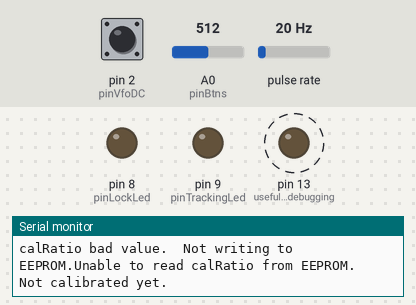
Simulated run of this sketch. Board: Arduino Uno, built with avr-gcc and run on an emulated ATmega328P. On the bench: output pins drawn as LEDs (lit = HIGH), the last lines printed to the serial monitor. Wiring (inferred from the names in the program): pulse sensor: data pin 5. Dashed ring = blinking. The test bench sets the inputs (shaded band); at power-on: pin 2 (pinVfoDC) HIGH, A0 (pinBtns) = 512, pulse rate 20 Hz. Pins used as bus, display or sensor lines are not drawn.

Above: at 9.19 s.
9.2 s: pin 2 (pinVfoDC) pulled LOW for 0.15 s
At 9.39 s:
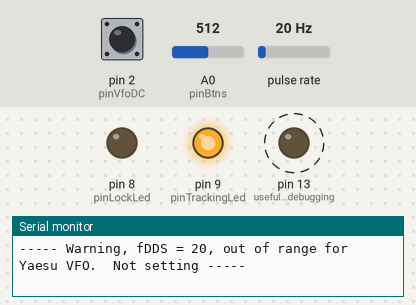
12.2 s: A0 (pinBtns) set to 181
15.2 s: A0 (pinBtns) set to 158
At 15.38 s:
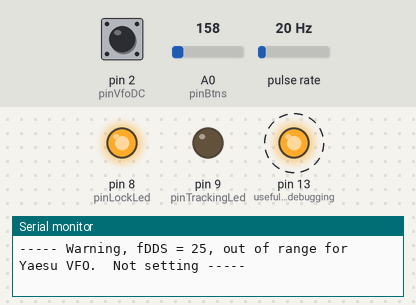
18.2 s: pin 2 (pinVfoDC) pulled LOW for 1 s
At 18.53 s:
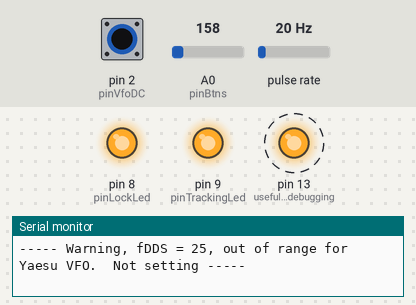
21.2 s: pin 2 (pinVfoDC) pulled LOW for 3.2 s
At 21.48 s:
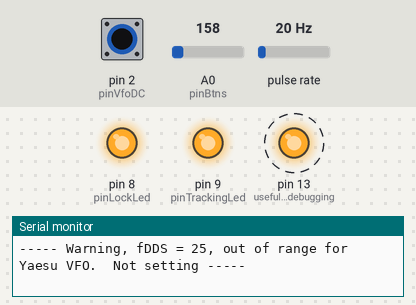
Timing chart, 0 to 26.9 s (numbered marks = the images above; inputs shaded):
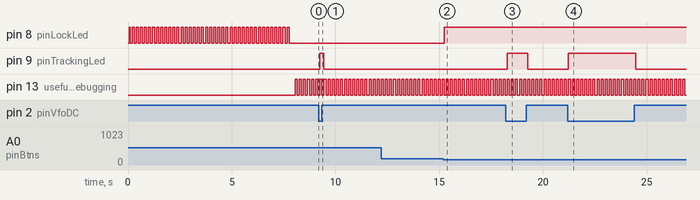

Measured:
- the behaviour switches between 171 and 170 on A0 (pinBtns) (found by bisection; images 1 and 2)
- after the input at 9.2 s, pin 9 (pinTrackingLed): LOW → HIGH at once, → LOW 0.20 s later
- after the input at 15.2 s, pin 8 (pinLockLed): LOW → HIGH at once
- after the input at 18.2 s, pin 9 (pinTrackingLed): LOW → HIGH after 0.09 s, → LOW 0.98 s later
- after the input at 21.2 s, pin 9 (pinTrackingLed): LOW → HIGH at once, → LOW 3.2 s later
- by itself, pin 13 (useful_during_debugging): alternates HIGH for 0.10 s and LOW for 0.10 s

The sketch:

Tracking-VFO-VK3JST.ino
```cpp
/* Jim Sosnin (VK3JST)

   V1.1 20220709: Invert logic of sensing the radio's VFO enable (DC supply), now via an inverting buffer,
   (NPN transistor, with collector to pinVfoDC (D2) pin, which now has internal pullup enabled).

   V1.0 20211214: Original
   For external DDS-based VFO for Yaesu FT-101 or similar vintage radio.
   Some timer/interrupt ideas based on example code by Nick Gammon, except interrupts stay on now.
   (Gammon example had enable/disable interrupts for each gate period.  Gate period also different.)
*/

/* Counting and Gating scheme (VK3JST), using Arduino Timer 1 (counts f-in) and Timer 2 (gating):

   T1 (16-bit) set to external input, for f-in.  Intrupt on overflow, to count oFlows. (oFlow every ~13mS at 5MHz in)
   T2 (8-bit) set to count CPU clock (16MHz) via prescaler (1024), so ticks at 15625 Hz.
   T2 also set to intrupt on oFlow, to count oFlows, which happen every (256 / 15625) = 16.384 mS.
   Consider T2 oFlows as 'Gate Segments'.  Several are needed for typical gate duration of freq counter.
   For a freq resolution of, say, 10 Hz, we want a gate duration of around 100 mS, so we need to count 6 x T2 oFlows.
   This sets a gate time of 6 x 16.384 = 98.304 mS, which is close enough to 100 mS for our desired freq resolution.
   But to derive the actual freq in Hz, for the DDS setting, we use the more exact value of (1000 / 98.304) gates/sec:

   f(Hz) = gatedCount x (1000 / 98.304)

   A further. slight adjustment needs to be applied to the (1000 / 98.304) value before it can be used.
   The freqs of the xtals clocking the DDS chip and the arduino processor won't be exactly at their specified freqs,
   so the above value is adjusted by a calibration ratio.

   Self-calibration code down at the end. Embedded comments summarise how it works.
   Serial.prints instruct user if required, but the calibration can be done standalone (without computer connected).
*/

#include <EEPROM.h>

#define pinVfoDC 2  // sense when Yaesu VFO is enabled (+5V -> 0V, via o'collector inverter from Yaesu 0V -> +6V)
#define pinSigIn 5  // Sig (from Yaesu VFO) whose freq to be tracked.  Connect ONLY via D5 (Timer1 external clock input)

#define pinDdsReset 3     //dds control and data pins
#define pinDdsData 4
#define pinDdsLoad 6
#define pinDdsClock 7

#define pinLockLed 8      //Status LEDs
#define pinTrackingLed 9

#define pinBtns A0        //one analog pin to sense several buttons via resistive divider

const int EE_ADDRESS = 0;      //EEPROM address to start reading/writing from

const long F_MIN = 4950000L;  //set limits, with 50kHz margins, to track FT-101 internal VFO (nominally 5.0 - 5.5MHz)
const long F_MAX = 5550000L;
const long F_MID = (F_MAX + F_MIN) / 2;

const double GATE_SEG_DUR = 0.016384; //see intro comments
const int SEGS_PER_GATE = 6;          //for gate duration of approx 100 mS, see intro comments
const double GATE_DUR = GATE_SEG_DUR * SEGS_PER_GATE;

volatile int vGateSegCountdown = SEGS_PER_GATE;
volatile byte vCtr1OvrFlows = 0;
volatile byte vCtr1OvrFlowsCopy = 0;
volatile uint16_t vCtr1Copy = 0;          //Final ticks in current gate period, counted after last o'flow

double scaleFactor = 1.0 / GATE_DUR;  //to derive f(Hz) from gated count (but recalculated before use, with calibRatio from EEPROM)
uint32_t fDDS = F_MID;                //fDDS, used to set the dds freq, is updated either via gated count or via user up/down btns

//In place of these 2 bools, we could just read the corresponding status LED pin bits, but these vars make code more readable
bool trackMode = false;    //Hi: tracking the VFO. Lo: 'hold' mode. Not the same as lockMode, ref comments in CheckCtrlPins()
bool lockMode = false;     //Hi: fDDS locked on previously stored fVFO, regardless of whether Int or Ext selected VFO on FT-101

const int NO_BUTS_THRESH = 853;   //these consts (halfway between the R-divider values) to determine which analog btn pressed
const int BTN_UP_THRESH = 511;
const int BTN_LOCK_THRESH = 171;
const int VFO_DC_THRESH = 511;

void CheckCtrlPins() {
  static bool oldLockBtnPressed = false;    //for toggle-check (needed only for lock btn, as we want repeat action on the others)

  trackMode = !digitalRead(pinVfoDC);       //Note for V1.1: inverted now, sensing via an inverting buffer
  digitalWrite(pinTrackingLed, trackMode);   //Indicator LED: Hi: tracking (FT-101 has 'VFO' btn pressed, user is tuning manually...
  //...Lo: hold mode (FT-101 has 'Ext' btn pressed, to use the DDS VFO, which will now be F-held/locked, apart from up/dpwn nudge btns)

  int valA = analogRead(pinBtns);

  if (valA > NO_BUTS_THRESH)
    oldLockBtnPressed = false;        //Reset for next time thru


  else if (valA < BTN_LOCK_THRESH) {     //means user is pressing the Lock btn to toggle the Lock mode...
    if (!oldLockBtnPressed) {           //....but toggle only if btn has been released since previous press
      lockMode = !lockMode;             //when lockMode true, the DDS retains previous freq, even during trackMode
      digitalWrite(pinLockLed, lockMode);
      oldLockBtnPressed = true;         //set for next time thru
    }
  }

  else if (!trackMode) {
    if (valA < BTN_UP_THRESH)
      fDDS += 5L;                 //Nudge down (note, tuning direction inverted, due to Yaesu LO mixer architecture)
    else
      fDDS -= 5L;                 //Nudge up

    ddsSetFreq(fDDS);
  }
}

void setupPins() {
  pinMode(pinVfoDC, INPUT_PULLUP); //Note for V1.1: internal pullup enabled now (collector load for inverting buffer).
  pinMode(pinSigIn, INPUT);        //driven by active source, so internal pullup not enabled
  pinMode(pinLockLed, OUTPUT);
  pinMode(pinTrackingLed, OUTPUT);

  pinMode(pinDdsLoad, OUTPUT);
  pinMode(pinDdsClock, OUTPUT);
  pinMode(pinDdsData, OUTPUT);
  pinMode(pinDdsReset, OUTPUT);

  pinMode(pinBtns, INPUT);
  pinMode(LED_BUILTIN, OUTPUT);     // useful during debugging

  digitalWrite(pinTrackingLed, trackMode);
  digitalWrite(pinLockLed, lockMode);
}

/* Timer and intrupt control/status registers, also some individual bits:

   (Ref ATmega328P datasheet pages 74-134 for more details, and bit settings used here)

   TCCR1A, B, & TCCR2A, B: Timer counter control (each AB pair make a 16-bit reg.  Code can access them as such)
   TIMSK1, TIMSK2: Timer intrupt mask reg.  To set for intrupt on o'flow, set TOIE1, TOIE2
   TCNT1, 2: The timer counters.
*/

void setupTimers() {
  TCCR1A = 0;       // Reset Timers T1 and T2
  TCCR1B = 0;
  TCCR2A = 0;
  TCCR2B = 0;

  TCNT1 = 0;      // Clear both T1 and T2 counters
  TCNT2 = 0;

  TCCR1B =  (1 << CS10) | (1 << CS11) | (1 << CS12);  // T1 extern source (pin D5), clock on rising edge.
  TCCR2B =  (1 << CS22) | (1 << CS21) | (1 << CS20) ; // T2 intern src (CPU clock), via 1024 prescaler

  TIMSK1 = 1 << TOIE1;                                // Enable intrupts on T1 amd T2 counters' o'Flows
  TIMSK2 = 1 << TOIE2;
}

ISR (TIMER1_OVF_vect)
{
  ++vCtr1OvrFlows;               // Keep track of Counter1 overflows
}

ISR (TIMER2_OVF_vect)
{
  if (--vGateSegCountdown == 0) {       // Reached gate timeout yet?
    vCtr1Copy = TCNT1;                  // Snapshot of new counts since last T1 ctr o'flow.
    TCNT1 = 0;                          // Reset T1 ctr for next time
    vCtr1OvrFlowsCopy = vCtr1OvrFlows;  // Snapshot this also
    vCtr1OvrFlows = 0;
  }
}

uint32_t getGatedCount() {
  do {
  } while (vGateSegCountdown > 0);

  vGateSegCountdown = SEGS_PER_GATE;   // sets gate duration each time

  uint32_t gCount = vCtr1OvrFlowsCopy;          //now in 32 bits, allowing left shift...
  gCount = (gCount << 16) + vCtr1Copy;          //Final value

  return(gCount);
}

void setup() {
  setupPins();
  Serial.begin(9600);   //Serial monitor used mainly during code devel only, and to show warnings and status, where useful
  setupDds();
  ddsSetFreq(F_MID);
  setupTimers();

  //Remind user how to calibrate, but only if user has enabled serial monitor.  (All the calib code runs OK without it though)
  Serial.println("To calibrate, set calib jumper, then press arduino reset btn while holding either nudge btn pressed");

  if ((analogRead(pinBtns)) < NO_BUTS_THRESH)
    doCalib();

  getStoredCalib();
}

void loop() {
  digitalWrite(LED_BUILTIN, !digitalRead(LED_BUILTIN));  //Toggles on-board LED (approx 5 flashes/sec, if we're looping correctly)

  uint32_t gatedCount = getGatedCount();

  CheckCtrlPins();     //Updates Track/Hold/Lock modes.  Also, if not tracking, allows user to nudge fDDS up/down if required

  if (trackMode  && !lockMode) {
    fDDS = gatedCount * scaleFactor;
    ddsSetFreq(fDDS);
  }
}

// ---------------------------------------------------------------------------------------------------------------

//   Following code to control AD9850/AD9851 from Andrew Smallbone
//   Adapted with some changes by Jim Sosnin VK3JST 11/01/2022

/*
   A simple single freq AD9850 Arduino test script
   Original AD9851 DDS sketch by Andrew Smallbone at www.rocketnumbernine.com
   Modified for testing the inexpensive AD9850 ebay DDS modules
   Pictures and pinouts at nr8o.dhlpilotcentral.com
   9850 datasheet at http://www.analog.com/static/imported-files/data_sheets/AD9850.pdf
   9851 datasheet at http://www.analog.com/static/imported-files/data_sheets/AD9851.pdf
   Use freely
*/

#define TWO_POW_32 4294967295.0

#define pulseHigh(pin) {digitalWrite(pin, HIGH); digitalWrite(pin, LOW); }

// transfer a byte, a bit at a time, LSB first to the 9850/9851 via serial pinDdsData line
void tfr_byte(byte dataByte)
{
  for (int i = 0; i < 8; i++, dataByte >>= 1) {
    digitalWrite(pinDdsData, dataByte & 0x01);
    pulseHigh(pinDdsClock);   //after each bit sent, DdsClock is pulsed high
  }
}

// frequency calc from datasheet p8 (AD9850) or p12 (AD9851): <sys clock> * <frequency tuning word>/2^32.
// Uncomment relevant TUNING_FACTOR below. and relevant multiplier ctrl several lines further down:

#define TUNING_FACTOR TWO_POW_32 / 125000000.0  // note: this one for 125 MHz clock on AD9850
//#define TUNING_FACTOR TWO_POW_32 / 30000000.0   // note: this one for 30 MHz clock on AD9851
//#define TUNING_FACTOR TWO_POW_32 / 180000000.0  // note: this one for 6 * 30 MHz clock on AD9851

void ddsSetFreq(uint32_t fDDS) {
  if ((fDDS > F_MIN) && (fDDS < F_MAX)) {
    uint32_t tuningWord = fDDS * TUNING_FACTOR;

    for (int b = 0; b < 4; b++, tuningWord >>= 8) {
      tfr_byte(tuningWord & 0xFF);
    }

    // Uncomment one of the 2 following lines (See p16 of AD9851 datasheet re x6 clock multiplier control bit)

    tfr_byte(0x000);   // For AD9850: final control byte, all zeros (Also use for AD9851 at 30 MHz)
    //  tfr_byte(0x001);   // For AD9851: final control byte, LSB=1 to enable x6  clock multiplier, for 180 mHz

    pulseHigh(pinDdsLoad);  // Done!  Should see output
  }

  else {
    Serial.print("----- Warning, fDDS = ");
    Serial.print(fDDS);
    Serial.println(", out of range for Yaesu VFO.  Not setting -----");
  }
}

void setupDds() {
  pulseHigh(pinDdsReset); //Is this needed?  Hard-wired for serial data transfer, so should work OK with Reset pin simply grounded.
  pulseHigh(pinDdsClock);
  pulseHigh(pinDdsLoad);  //This pulse enables serial mode - AD9850 Datasheet p12 fig 10 (or AD9851 p15 fig 17)
}

// ---------------------------------------------------------------------------------------------------------------

// --------------- Calibration ---------------

void doCalib() {    //we arrive here only if user has held a front panel button pressed during startup (ie reset or power cycle)
  double calRatio = 1.0;
  const int NUM_ACCUM_LOOPS = 10;        //for averaging
  uint32_t countAccum = 0;

  Serial.println("Calibrating...");
  ddsSetFreq(F_MID);

  for (int j = 0; j < 8; j++) {        //Repeat outer loop few times to allow clocks to settle, in case just powered up

    countAccum = 0;

    for (int i = 0; i < NUM_ACCUM_LOOPS; i++) {          //Inner loop to accumulate a few readings to obtain average value
      digitalWrite(pinLockLed, !digitalRead(pinLockLed));  //User indication: toggles Lock LED (approx 5 flashes/sec), during calib
      countAccum += getGatedCount();
    }

    double fAv = (countAccum * scaleFactor) / NUM_ACCUM_LOOPS;    //We get here from setup(), so scaleFactor still as initialised
    calRatio = (double)F_MID / fAv;

    Serial.print("fDDS = ");
    Serial.print(fDDS);
    Serial.print(", fMeasured = ");
    Serial.print(fAv);
    Serial.print(", calRatio = ");
    Serial.println(calRatio, 7);
  }

  if ((calRatio > 0.95) && (calRatio < 1.05)) {          //check it's not too far off unity
    EEPROM.put(EE_ADDRESS, calRatio);
    lockMode = true;                              //Lock to prevent DDS tracking itself (as the jumper is still on the 'cal' link)
    digitalWrite(pinLockLed, lockMode);           //And the LED also indicates to user that calib finished

    Serial.println("Writing calRatio to EEPROM...");
    Serial.println("Set calib jumper back to normal position");
  }
  else
    Serial.print("calRatio bad value.  Not writing to EEPROM.");
}

void getStoredCalib() {    //Called from setup(), so we do this at each startup.
  double calRatio = 1.0;
  EEPROM.get(EE_ADDRESS, calRatio);

  if ((calRatio > 0.95) && (calRatio < 1.05)) {          //to do: further error checks in case garbage read from EEPROM
    scaleFactor = calRatio / GATE_DUR;                  //adjust scaleFactor for subsequent use in ddsSetFreq()

    Serial.print("Read calRatio from EEPROM: ");
    Serial.println(calRatio, 7);
    Serial.println("======= Calibrated =======");
  }
  else
    Serial.print("Unable to read calRatio from EEPROM.  Not calibrated yet.");
}
```
